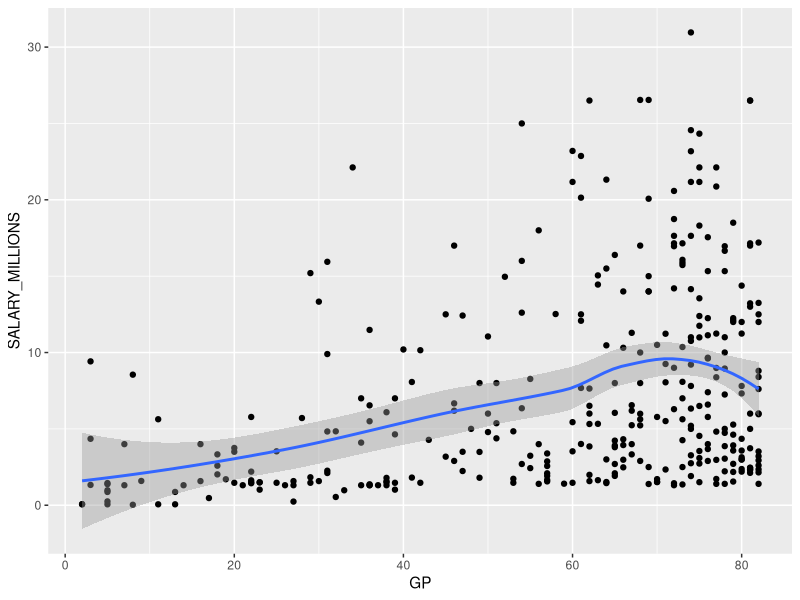
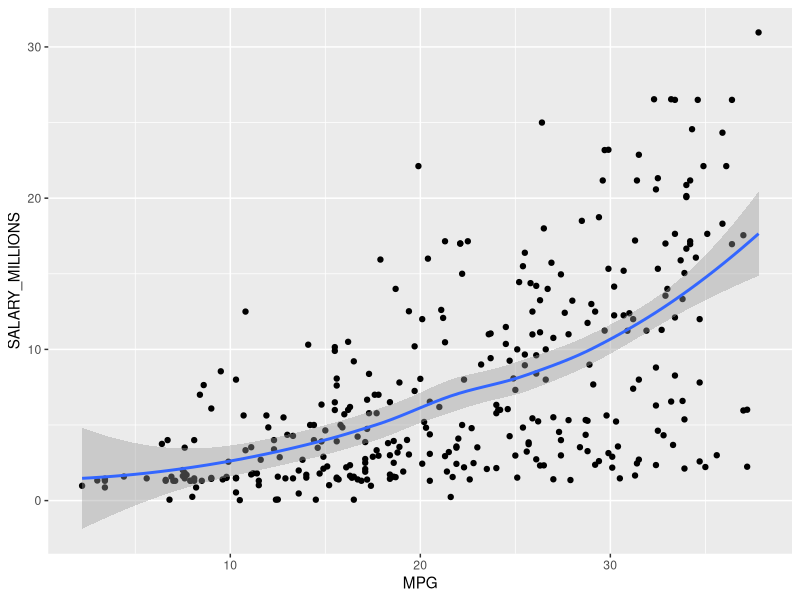
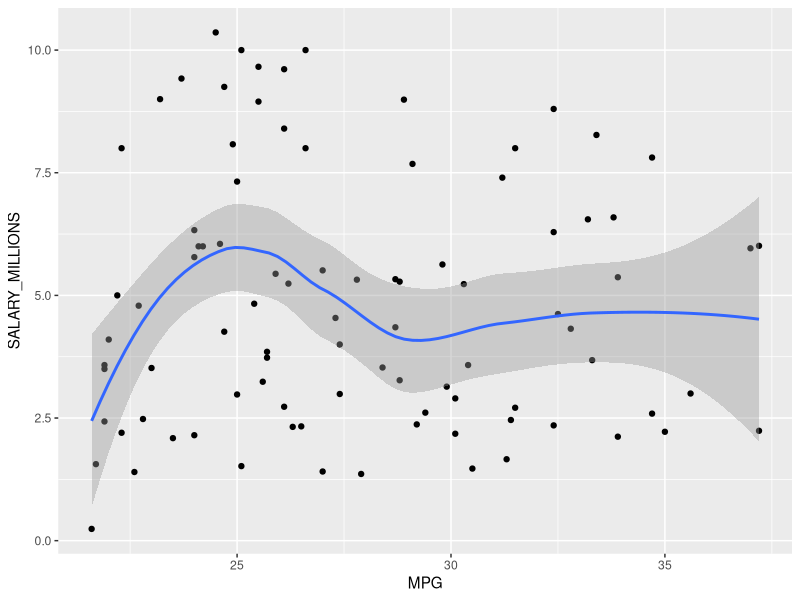

Source code (R) for these figures, in order: (Note: this script raises an error after producing the figures.)
## ---- chunk 1
library(tidyverse)
library(dplyr)
library(stringr)
library(modelr)

#loading and tidying data
data <- read.csv("nba_2017_nba_players_with_salary.csv")
data <- data %>% select(2:39)
data1 <- data %>% rename_at(vars(starts_with("X")), 
                                        funs(str_remove(., "X")))
data1 <-as_tibble(data1)
## ---- chunk 2
#FIN 
#EDA for Games Played vs. salary 
ggplot(data=data1)+
  geom_point(mapping=aes(x=GP, y=SALARY_MILLIONS))+
  geom_smooth(mapping=aes(x=GP, y=SALARY_MILLIONS))
  
  ##data is to clumped to make assumptions, GP not a good factor
  summary(data1$GP)
## ---- chunk 3
#FIN
#EDA for minutes per game vs. salary
ggplot(data=data1)+
  geom_point(mapping=aes(x=MPG, y=SALARY_MILLIONS))+
  geom_smooth(mapping=aes(x=MPG, y=SALARY_MILLIONS))

#code for anaylzing value based on mpg  
  
  ##avg salary 7.3
  ##avg mpg 21.5
  ##avg wins 2.86
  ##med wins 1.4
summary(data1$MPG)
summary(data1$SALARY_MILLIONS)
summary(data1$WINS_RPM)

  ##avg salary= 10.5 if mpg>21
min_above <-data1 %>% filter(MPG>= 21.57)

data1 %>% filter(MPG>= 21.57) %>% summarise(mean_data=mean(SALARY_MILLIONS))

  ##creates group of players who play more than average and are paid less than average
minutesSalary <-data1 %>% filter(MPG>= 21.57 & SALARY_MILLIONS<=10.5) 


  
  ##visualization of group
ggplot(data=minutesSalary)+
  geom_point(mapping=aes(x=MPG, y=SALARY_MILLIONS))+
  geom_smooth(mapping=aes(x=MPG, y=SALARY_MILLIONS))

  ##further filtering based on graph results

summary(minutesSalary$MPG) #avg mpg for this group is 27.8
summary(minutesSalary$SALARY_MILLIONS) #avg salary for this group is 4.85

#creating even smaller group based on group average
Finalminutes1<- minutesSalary %>% 
  filter(MPG>= 27.78 & SALARY_MILLIONS<=4.851) %>% arrange(MPG) 


##filters out truly worse than avg players using group avg of holistic stat 
Finalminutes2<- Finalminutes1 %>% filter(WINS_RPM>=2.86) 


##seeing who makes the most, and who is most benefitial 
leastPaid <- Finalminutes2 %>% 
  select(PLAYER, POSITION, MPG, SALARY_MILLIONS, WINS_RPM) %>% 
  arrange(SALARY_MILLIONS)
leastPaid

Best <- leastPaid %>% arrange(desc(WINS_RPM))
Best


## Further filtering undervalued group to show the top 3
min_above %>% filter(WINS_RPM>10)  #10/342 .03 percent of players have winshare>10 
Finalminutes3<- leastPaid %>% filter(WINS_RPM>10) 
Finalminutes3

## ---- chunk 4
regresh0 <- lm(MPG ~ SALARY_MILLIONS, data = pos)
coef(regresh0)

ggplot(min_above,aes(x=SALARY_MILLIONS,y=MPG))+
  geom_point() +
  geom_smooth(se=F, color="grey") +
  geom_point(Finalminutes3, mapping=aes(x=SALARY_MILLIONS,y=MPG, color=PLAYER))+
  geom_abline(intercept = regresh0$coefficients[1], slope = regresh0$coefficients[2], colour = "red", size = .8)+
labs(title = "Salary vs. MPG for the 2017 NBA Season",
       subtitle = "Most undervalued players are shown in color",
       caption = "Source: NBA.com", 
       x = "Salary (Millions)", y = "Minutes per Game")
## ---- chunk 5
point10 <- data1 %>% filter(POINTS >= 10)
pos <- point10 %>% filter(POSITION=="C"  | POSITION == "PG" | POSITION == "SF")
center <- point10 %>% filter(POSITION=="C")
pg <- point10 %>% filter(POSITION=="PG")
sf <- point10 %>% filter(POSITION=="SF")
Tseven <- data1 %>% filter(POINTS >=27)

# lm for the coefficents and residuals
regresh <- lm(POINTS ~ MP, data = pos)
coef(regresh)

centers <- lm(POINTS ~ MP, data = center)
coef(centers)

pgs <- lm(POINTS ~ MP, data = pg)
coef(pgs)

sfs <- lm(POINTS ~ MP, data = sf)
coef(regresh)

points <- ggplot(data=pos)+
  geom_point(mapping=aes(x=MP, y=POINTS, colour=POSITION))+
  geom_abline(intercept = regresh$coefficients[1], slope = regresh$coefficients[2], colour = "yellow", size = 2) +
  geom_smooth(se=F,mapping=aes(x=MP, y=POINTS, colour=POSITION))
print(points + labs(title="Points vs Minutes Played (averaging 10PPG+)",
                    y="Points per game", x = "Minutes Played"))
## ---- chunk 6
regresh2 <- lm(AGE ~ MP, data = center)
coef(regresh2)

age <- ggplot(data=center)+
  geom_point(mapping=aes(x=MP, y=AGE, colour=POSITION))+
  geom_smooth(mapping=aes(x=MP, y=AGE, colour=POSITION))+
  geom_abline(intercept = regresh2$coefficients[1], slope = regresh2$coefficients[2], colour = "green", size = .8)
print(age + labs(title="Age vs. Minutes Players (averaging 10PPG+)",
                    y="Age", x = "Minutes Played"))
## ---- chunk 7

## ---- chunk 8

## ---- chunk 9

